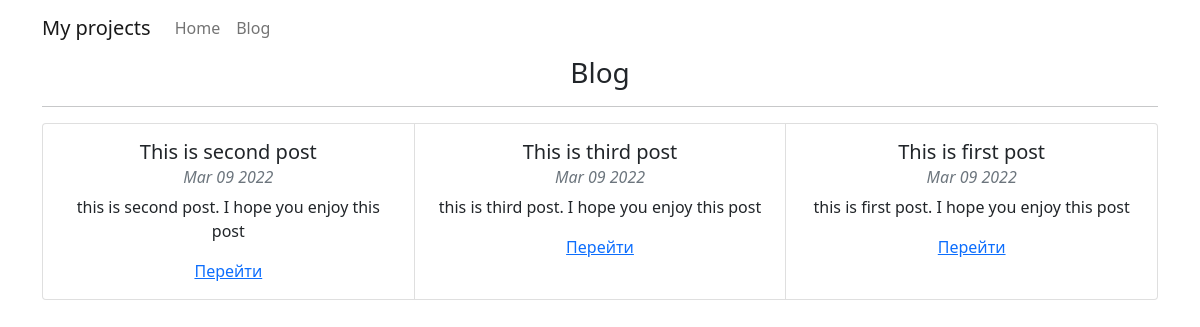
Screenshot of /blog/ with the database file from the repository.
### blog/models.py (models this page shows)
class Post(models.Model):
    title = models.CharField(max_length=100)
    description = models.CharField(max_length=250)
    text = models.TextField()
    pub_date = models.DateTimeField(auto_now=True)

### blog/views.py (the view)
# urls.py: path('', views.all_blogs, name="all_blogs"),
def all_blogs(request):
    posts = Post.objects.order_by("-pub_date")
    return render(request, 'blog/all_blogs.html', {'posts': posts})

### blog/templates/blog/all_blogs.html
{% extends 'portfolio/base.html' %}
{% block content %}
    <div class="container text-center">
        <h3>Blog</h3>
        <hr>
        <div class="card-group">
            {% for post in posts %}
            <div class="card" style="width: 18rem; ">
                <div class="card-body">
                    <h5 class="card-title">{{ post.title }}</h5>
                    <h6 class="card-subtitle mb-2 text-muted"><em>{{ post.pub_date|date:'M d Y' }}</em></h6>
                    <p class="card-text">{{ post.description|striptags|truncatechars:100 }}</p>
                    <a href="{% url 'blog:detail' post.id %}" class="card-link">Перейти</a>
                </div>
            </div>
            {% endfor %}
        </div>
    </div>
{% endblock %}

### portfolio/templates/portfolio/base.html (shortened to what this page needs)
{% load static %}
<!doctype html>
<html lang="en">
  <head>
    <link href="https://cdn.jsdelivr.net/npm/bootstrap@5.1.3/dist/css/bootstrap.min.css" rel="stylesheet">
  </head>
  <body>
    <nav class="navbar navbar-expand-lg navbar-light justify-content-between">
        <div class="container">
          <a class="navbar-brand" href="#">My projects</a>
          <div class="collapse navbar-collapse" id="navbarSupportedContent">
            <ul class="navbar-nav mr-auto ">
              <li class="nav-item active">
                <a class="nav-link" href="{% url 'portfolio:home' %}">Home</a>
              </li>
              <li class="nav-item">
                <a class="nav-link" href="{% url 'blog:all_blogs' %}">Blog</a>
              </li>
            </ul>
          </div>
          </div>
      </nav>
      {% block content %}{% endblock %}
  </body>
</html>

### rows the page displays
Post: title "This is second post", pub_date "Mar 09 2022", description "this is second post. I hope you enjoy this post"
Post: title "This is third post", pub_date "Mar 09 2022", description "this is third post. I hope you enjoy this post"
Post: title "This is first post", pub_date "Mar 09 2022", description "this is first post. I hope you enjoy this post"
